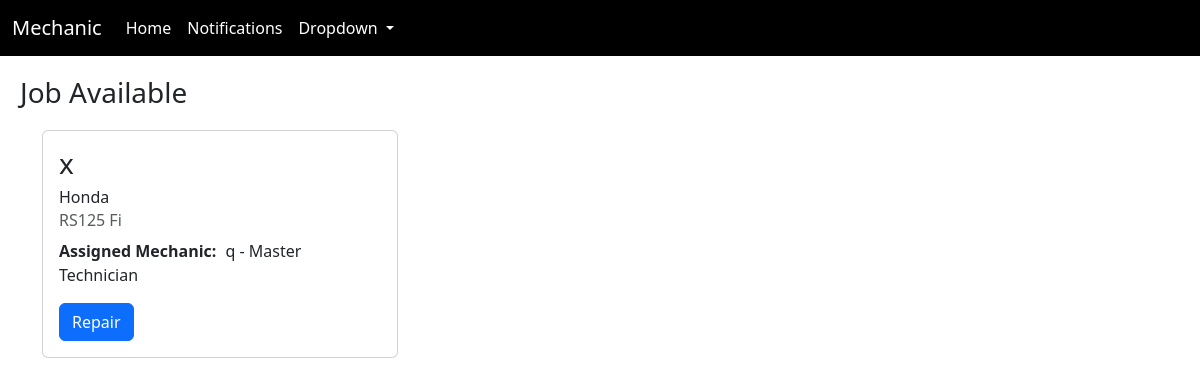
The app's page /repair_table_content.php?mechanic_id=5 (signed in), older data.
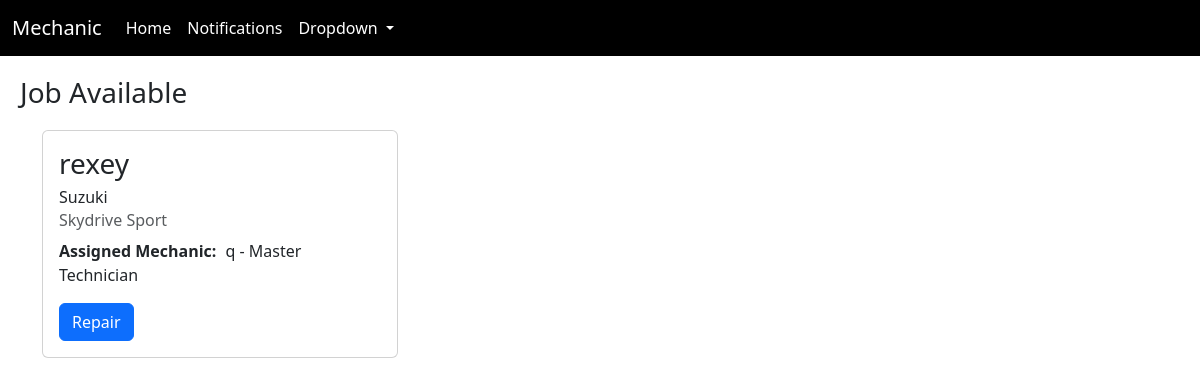
The same page, newer data.
### tables this page shows
CREATE TABLE `user` (
  `id` int(100) NOT NULL,
  `name` varchar(100) NOT NULL,
  `firstname` varchar(255) DEFAULT NULL,
  `middlename` varchar(255) DEFAULT NULL,
  `lastname` varchar(255) DEFAULT NULL,
  `homeaddress` varchar(255) DEFAULT NULL,
  `email` varchar(100) NOT NULL,
  `password` varchar(100) NOT NULL,
  `image` varchar(100) NOT NULL,
  `barangay` varchar(255) DEFAULT NULL,
  `province` varchar(255) DEFAULT NULL,
  `municipality` varchar(255) DEFAULT NULL,
  `zipcode` varchar(255) DEFAULT NULL,
  `role` varchar(255) NOT NULL,
  `companyid` int(11) DEFAULT NULL
);

CREATE TABLE `manufacturer` (
  `id` int(11) NOT NULL,
  `name` varchar(255) NOT NULL
);

CREATE TABLE `car` (
  `car_id` int(11) NOT NULL,
  `plateno` varchar(20) DEFAULT NULL,
  `carmodel` varchar(50) DEFAULT NULL,
  `year` int(11) DEFAULT NULL,
  `bodyno` varchar(50) DEFAULT NULL,
  `enginecc` int(11) DEFAULT NULL,
  `gas` varchar(20) DEFAULT NULL,
  `user_id` int(11) DEFAULT NULL,
  `created_at` timestamp NOT NULL DEFAULT current_timestamp(),
  `manufacturer_id` int(11) DEFAULT NULL,
  `added_at` timestamp NOT NULL DEFAULT current_timestamp(),
  `color` varchar(50) DEFAULT NULL,
  `companyid` int(11) DEFAULT NULL
);

CREATE TABLE `mechanic` (
  `mechanic_id` int(11) NOT NULL,
  `firstname` varchar(100) DEFAULT NULL,
  `middlename` varchar(100) DEFAULT NULL,
  `lastname` varchar(100) DEFAULT NULL,
  `address` varchar(255) DEFAULT NULL,
  `employment` varchar(100) DEFAULT NULL,
  `jobrole` varchar(100) DEFAULT NULL,
  `last_progress_saved` timestamp NOT NULL DEFAULT current_timestamp() ON UPDATE current_timestamp(),
  `companyid` int(11) DEFAULT NULL,
  `active` tinyint(1) DEFAULT NULL
);

### repair_table_content.php (the view, shortened to what this page needs)
<?php
include 'config.php';
$mechanic_id = $_GET['mechanic_id'];
$query = "SELECT DISTINCT user.id AS user_id, user.name, car.carmodel, manufacturer.name AS manuname, car.car_id, mechanic.jobrole, mechanic.firstname, mechanic.middlename, mechanic.lastname
          FROM user
          JOIN car ON user.id = car.user_id
          JOIN assignments ON car.car_id = assignments.car_id
          JOIN mechanic ON assignments.mechanic_id = mechanic.mechanic_id
          JOIN user AS mechanic_user ON mechanic.companyid = mechanic_user.companyid
          JOIN manufacturer ON car.manufacturer_id = manufacturer.id
          WHERE mechanic.mechanic_id = $mechanic_id";
$result = mysqli_query($conn, $query);
?>
<!DOCTYPE html>
<html lang="en">
<head>
    <link rel="stylesheet" href="https://cdn.jsdelivr.net/npm/bootstrap@5.3.2/dist/css/bootstrap.min.css">
</head>
<body>
<nav class="navbar navbar-expand-lg bg-black">
    <div class="container-fluid">
        <a class="navbar-brand text-white" href="homemechanic.php">Mechanic</a>
        <div class="collapse navbar-collapse" id="navbarSupportedContent">
            <ul class="navbar-nav me-auto mb-2 mb-lg-0">
                <li class="nav-item">
                    <a class="nav-link active text-white" aria-current="page" href="homemechanic.php">Home</a>
                </li>
                <li class="nav-item">
                    <a class="nav-link active text-white" aria-current="page" href="#">Notifications<span id="notification-badge" class="badge bg-danger"></span></a>
                </li>
                <li class="nav-item dropdown">
                    <a class="nav-link dropdown-toggle text-white" href="#" role="button" data-bs-toggle="dropdown" aria-expanded="false">
                        Dropdown
                    </a>
                </li>
            </ul>
        </div>
    </div>
</nav>
<h3 style="margin: 20px;">Job Available</h3>
<div class="container">
    <div class="row">
        <?php while ($row = mysqli_fetch_assoc($result)) { ?>
            <div class="col-md-4 mb-4">
                <div class="card h-100">
                    <div class="card-body">
                        <h3 class="card-title"><?php echo $row['name']; ?></h3>
                        <h6 class="card-title"><?php echo $row['manuname']; ?></h6>
                        <h6 class="card-subtitle mb-2 text-muted"><?php echo $row['carmodel']; ?></h6>
                        <p class="card-text">
                            <strong>Assigned Mechanic:</strong>
                            <span style="margin-left: 5px;">
                                <?php
                                    if ($row['jobrole'] && $row['firstname']) {
                                        echo $row['firstname'] . ' - ' . $row['jobrole'];
                                    } else {
                                        echo 'Not Assigned';
                                    }
                                ?>
                            </span>
                        </p>
                        <a href="machrepair.php?mechanic_id=<?php echo $mechanic_id; ?>&car_id=<?php echo $row['car_id']; ?>&user_id=<?php echo $row['user_id']; ?>" class="btn btn-primary">Repair</a>
                    </div>
                </div>
            </div>
        <?php } ?>
    </div>
</div>
</body>
</html>

Row changes from the older to the newer data that the page shows:
removed user: name "x", manufacturer.name "Honda", car.carmodel "RS125 Fi", mechanic.firstname "q", mechanic.jobrole "Master Technician"
added user: name "rexey", manufacturer.name "Suzuki", car.carmodel "Skydrive Sport", mechanic.firstname "q", mechanic.jobrole "Master Technician"
